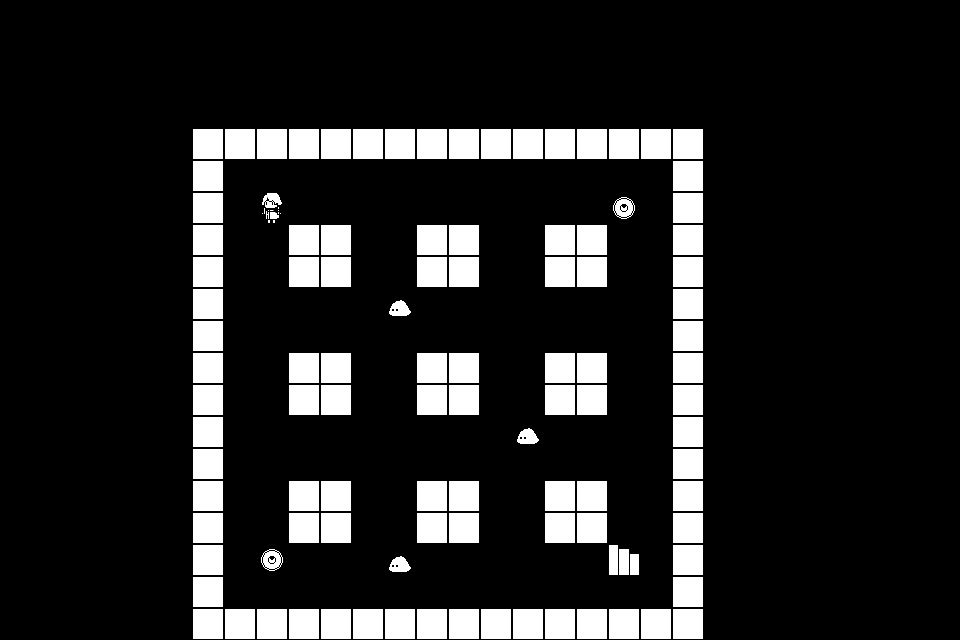

A level layout from a 2D game, rendered from its tile map. Below: a short description, then the map file with its tile-grid data intact:
An orthogonal 30x20 tile map with 32x32 px tiles, 3 tile layers (Tile Layer 1, Tile Layer 2, Tile Layer 3).

<map version="1.10" tiledversion="1.11.0" orientation="orthogonal" renderorder="right-down" width="30" height="20" tilewidth="32" tileheight="32" infinite="0" nextlayerid="4" nextobjectid="1">
 <editorsettings>
  <export target="../stage3.json" format="json" />
 </editorsettings>
 <tileset firstgid="1" source="tileset.tsx" />
 <layer id="1" name="Tile Layer 1" width="30" height="20">
  <data encoding="csv">
3,3,3,3,3,3,3,3,3,3,3,3,3,3,3,3,3,3,3,3,3,3,3,3,3,3,3,3,3,3,
3,3,3,3,3,3,3,3,3,3,3,3,3,3,3,3,3,3,3,3,3,3,3,3,3,3,3,3,3,3,
3,3,3,3,3,3,3,3,3,3,3,3,3,3,3,3,3,3,3,3,3,3,3,3,3,3,3,3,3,3,
3,3,3,3,3,3,3,3,3,3,3,3,3,3,3,3,3,3,3,3,3,3,3,3,3,3,3,3,3,3,
3,3,3,3,3,3,3,3,3,3,3,3,3,3,3,3,3,3,3,3,3,3,3,3,3,3,3,3,3,3,
3,3,3,3,3,3,3,3,3,3,3,3,3,3,3,3,3,3,3,3,3,3,3,3,3,3,3,3,3,3,
3,3,3,3,3,3,3,3,3,3,3,3,3,3,3,3,3,3,3,3,3,3,3,3,3,3,3,3,3,3,
3,3,3,3,3,3,3,3,3,3,3,3,3,3,3,3,3,3,3,3,3,3,3,3,3,3,3,3,3,3,
3,3,3,3,3,3,3,3,3,3,3,3,3,3,3,3,3,3,3,3,3,3,3,3,3,3,3,3,3,3,
3,3,3,3,3,3,3,3,3,3,3,3,3,3,3,3,3,3,3,3,3,3,3,3,3,3,3,3,3,3,
3,3,3,3,3,3,3,3,3,3,3,3,3,3,3,3,3,3,3,3,3,3,3,3,3,3,3,3,3,3,
3,3,3,3,3,3,3,3,3,3,3,3,3,3,3,3,3,3,3,3,3,3,3,3,3,3,3,3,3,3,
3,3,3,3,3,3,3,3,3,3,3,3,3,3,3,3,3,3,3,3,3,3,3,3,3,3,3,3,3,3,
3,3,3,3,3,3,3,3,3,3,3,3,3,3,3,3,3,3,3,3,3,3,3,3,3,3,3,3,3,3,
3,3,3,3,3,3,3,3,3,3,3,3,3,3,3,3,3,3,3,3,3,3,3,3,3,3,3,3,3,3,
3,3,3,3,3,3,3,3,3,3,3,3,3,3,3,3,3,3,3,3,3,3,3,3,3,3,3,3,3,3,
3,3,3,3,3,3,3,3,3,3,3,3,3,3,3,3,3,3,3,3,3,3,3,3,3,3,3,3,3,3,
3,3,3,3,3,3,3,3,3,3,3,3,3,3,3,3,3,3,3,3,3,3,3,3,3,3,3,3,3,3,
3,3,3,3,3,3,3,3,3,3,3,3,3,3,3,3,3,3,3,3,3,3,3,3,3,3,3,3,3,3,
3,3,3,3,3,3,3,3,3,3,3,3,3,3,3,3,3,3,3,3,3,3,3,3,3,3,3,3,3,3
</data>
 </layer>
 <layer id="2" name="Tile Layer 2" width="30" height="20">
  <data encoding="csv">
0,0,0,0,0,0,0,0,0,0,0,0,0,0,0,0,0,0,0,0,0,0,0,0,0,0,0,0,0,0,
0,0,0,0,0,0,0,0,0,0,0,0,0,0,0,0,0,0,0,0,0,0,0,0,0,0,0,0,0,0,
0,0,0,0,0,0,0,0,0,0,0,0,0,0,0,0,0,0,0,0,0,0,0,0,0,0,0,0,0,0,
0,0,0,0,0,0,0,0,0,0,0,0,0,0,0,0,0,0,0,0,0,0,0,0,0,0,0,0,0,0,
0,0,0,0,0,0,4,4,4,4,4,4,4,4,4,4,4,4,4,4,4,4,0,0,0,0,0,0,0,0,
0,0,0,0,0,0,4,0,0,0,0,0,0,0,0,0,0,0,0,0,0,4,0,0,0,0,0,0,0,0,
0,0,0,0,0,0,4,0,0,0,0,0,0,0,0,0,0,0,0,0,0,4,0,0,0,0,0,0,0,0,
0,0,0,0,0,0,4,0,0,4,4,0,0,4,4,0,0,4,4,0,0,4,0,0,0,0,0,0,0,0,
0,0,0,0,0,0,4,0,0,4,4,0,0,4,4,0,0,4,4,0,0,4,0,0,0,0,0,0,0,0,
0,0,0,0,0,0,4,0,0,0,0,0,0,0,0,0,0,0,0,0,0,4,0,0,0,0,0,0,0,0,
0,0,0,0,0,0,4,0,0,0,0,0,0,0,0,0,0,0,0,0,0,4,0,0,0,0,0,0,0,0,
0,0,0,0,0,0,4,0,0,4,4,0,0,4,4,0,0,4,4,0,0,4,0,0,0,0,0,0,0,0,
0,0,0,0,0,0,4,0,0,4,4,0,0,4,4,0,0,4,4,0,0,4,0,0,0,0,0,0,0,0,
0,0,0,0,0,0,4,0,0,0,0,0,0,0,0,0,0,0,0,0,0,4,0,0,0,0,0,0,0,0,
0,0,0,0,0,0,4,0,0,0,0,0,0,0,0,0,0,0,0,0,0,4,0,0,0,0,0,0,0,0,
0,0,0,0,0,0,4,0,0,4,4,0,0,4,4,0,0,4,4,0,0,4,0,0,0,0,0,0,0,0,
0,0,0,0,0,0,4,0,0,4,4,0,0,4,4,0,0,4,4,0,0,4,0,0,0,0,0,0,0,0,
0,0,0,0,0,0,4,0,0,0,0,0,0,0,0,0,0,0,0,0,0,4,0,0,0,0,0,0,0,0,
0,0,0,0,0,0,4,0,0,0,0,0,0,0,0,0,0,0,0,0,0,4,0,0,0,0,0,0,0,0,
0,0,0,0,0,0,4,4,4,4,4,4,4,4,4,4,4,4,4,4,4,4,0,0,0,0,0,0,0,0
</data>
 </layer>
 <layer id="3" name="Tile Layer 3" width="30" height="20">
  <data encoding="csv">
0,0,0,0,0,0,0,0,0,0,0,0,0,0,0,0,0,0,0,0,0,0,0,0,0,0,0,0,0,0,
0,0,0,0,0,0,0,0,0,0,0,0,0,0,0,0,0,0,0,0,0,0,0,0,0,0,0,0,0,0,
0,0,0,0,0,0,0,0,0,0,0,0,0,0,0,0,0,0,0,0,0,0,0,0,0,0,0,0,0,0,
0,0,0,0,0,0,0,0,0,0,0,0,0,0,0,0,0,0,0,0,0,0,0,0,0,0,0,0,0,0,
0,0,0,0,0,0,0,0,0,0,0,0,0,0,0,0,0,0,0,0,0,0,0,0,0,0,0,0,0,0,
0,0,0,0,0,0,0,0,0,0,0,0,0,0,0,0,0,0,0,0,0,0,0,0,0,0,0,0,0,0,
0,0,0,0,0,0,0,0,6,0,0,0,0,0,0,0,0,0,0,8,0,0,0,0,0,0,0,0,0,0,
0,0,0,0,0,0,0,0,0,0,0,0,0,0,0,0,0,0,0,0,0,0,0,0,0,0,0,0,0,0,
0,0,0,0,0,0,0,0,0,0,0,0,0,0,0,0,0,0,0,0,0,0,0,0,0,0,0,0,0,0,
0,0,0,0,0,0,0,0,0,0,0,0,7,0,0,0,0,0,0,0,0,0,0,0,0,0,0,0,0,0,
0,0,0,0,0,0,0,0,0,0,0,0,0,0,0,0,0,0,0,0,0,0,0,0,0,0,0,0,0,0,
0,0,0,0,0,0,0,0,0,0,0,0,0,0,0,0,0,0,0,0,0,0,0,0,0,0,0,0,0,0,
0,0,0,0,0,0,0,0,0,0,0,0,0,0,0,0,0,0,0,0,0,0,0,0,0,0,0,0,0,0,
0,0,0,0,0,0,0,0,0,0,0,0,0,0,0,0,7,0,0,0,0,0,0,0,0,0,0,0,0,0,
0,0,0,0,0,0,0,0,0,0,0,0,0,0,0,0,0,0,0,0,0,0,0,0,0,0,0,0,0,0,
0,0,0,0,0,0,0,0,0,0,0,0,0,0,0,0,0,0,0,0,0,0,0,0,0,0,0,0,0,0,
0,0,0,0,0,0,0,0,0,0,0,0,0,0,0,0,0,0,0,0,0,0,0,0,0,0,0,0,0,0,
0,0,0,0,0,0,0,0,8,0,0,0,7,0,0,0,0,0,0,5,0,0,0,0,0,0,0,0,0,0,
0,0,0,0,0,0,0,0,0,0,0,0,0,0,0,0,0,0,0,0,0,0,0,0,0,0,0,0,0,0,
0,0,0,0,0,0,0,0,0,0,0,0,0,0,0,0,0,0,0,0,0,0,0,0,0,0,0,0,0,0
</data>
 </layer>
</map>